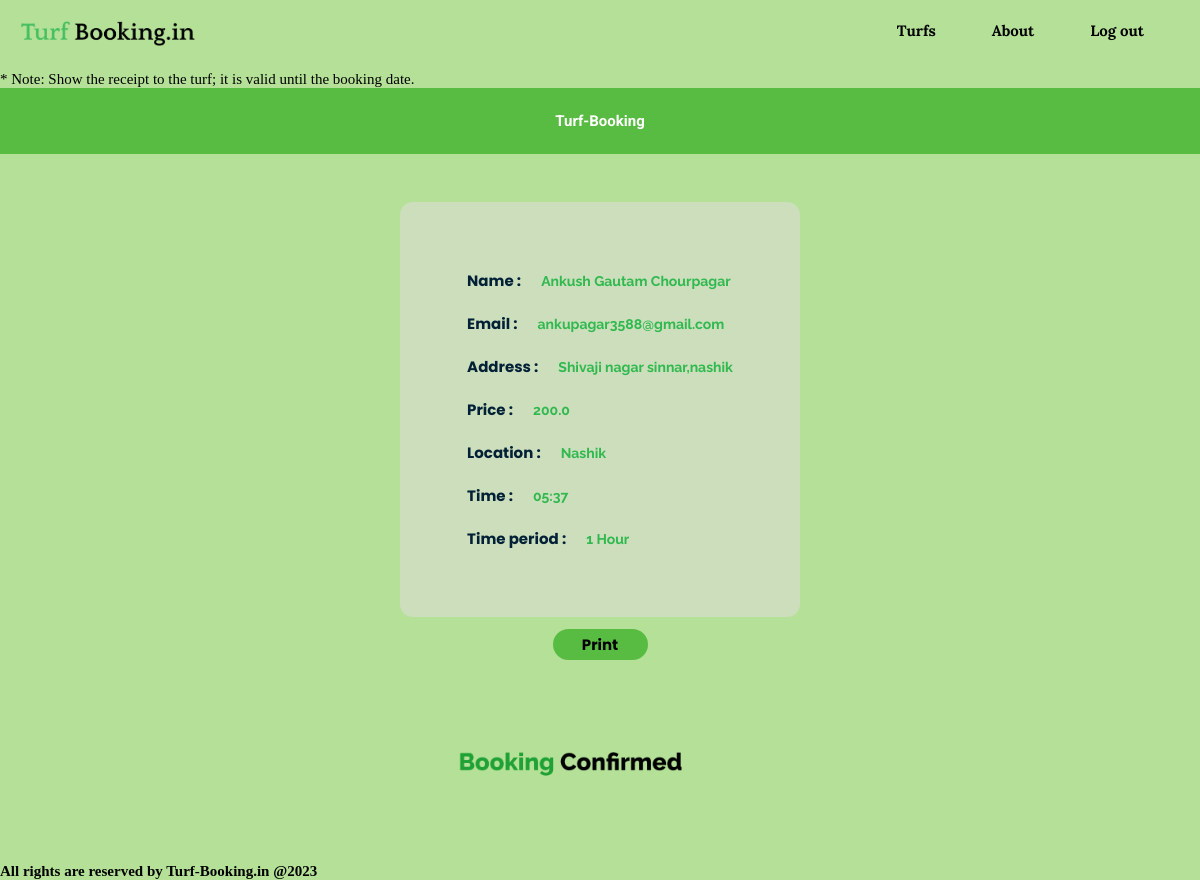
Screenshot of /reciept.php?param2=ankupagar3588@gmail.com (signed in) with the database file from the repository.
### tables this page shows
CREATE TABLE `register` (
  `username` varchar(50) NOT NULL,
  `email` varchar(50) NOT NULL,
  `curr_city` varchar(50) NOT NULL,
  `password` varchar(50) NOT NULL
);

CREATE TABLE `book_turf` (
  `email` varchar(100) NOT NULL,
  `address` varchar(50) NOT NULL,
  `time` varchar(50) NOT NULL,
  `tp` varchar(50) NOT NULL,
  `price` varchar(50) NOT NULL,
  `tname` varchar(50) NOT NULL,
  `date` date DEFAULT current_timestamp()
);

### reciept.php (the view, shortened to what this page needs)
<?php
include("connection.php");
$email = $address = $time = $tp = $username = $location = "";
$price = 0;
try {
    $email = $_GET["param2"];
    $stmt1 = $conn->prepare("SELECT address, price, time, tp FROM book_turf WHERE email = :email");
    $stmt1->bindParam(':email', $email);
    $stmt1->execute();
    if ($stmt1->rowCount() > 0) {
        $row1 = $stmt1->fetch(PDO::FETCH_ASSOC);
        $address = $row1["address"];
        $price = $row1["price"];
        $time = $row1["time"];
        $tp = $row1["tp"];
    }
    $stmt2 = $conn->prepare("SELECT username, curr_city FROM register WHERE email = :email");
    $stmt2->bindParam(':email', $email);
    $stmt2->execute();
    if ($stmt2->rowCount() > 0) {
        $row2 = $stmt2->fetch(PDO::FETCH_ASSOC);
        $username = $row2["username"];
        $location = $row2["curr_city"];
    }
} catch (PDOException $e) {
    echo "An error occurred: " . $e->getMessage();
}
?>
<!DOCTYPE html>
<html lang="en">
<head>
    <link rel="stylesheet" href="css/login.css">
    <link rel="stylesheet" href="css/regi.css">
    <link rel="stylesheet" href="css//reciept.css">
</head>
<body>
<div class="header">
    <div class="left_header">
        <img src="images/logo.png" alt="logo">
    </div>
    <div class="right_header">
        <div class="menu">
            <li><a href="Turfs.jsp">Turfs</a></li>
            <li><a href="about.html">About</a></li>
            <li><a href="log_out.jsp">Log out</a></li>
        </div>
    </div>
</div>
<marquee id="marq">* Note: Show the receipt to the turf; it is valid until the booking date.</marquee>
<div class="thead">
    <h1>Turf-Booking</h1>
</div>
<div class="reciept_contain">
    <div class="reciept">
        <div class="fline">
            <H1>Name : </H1>
            <p><?= $username ?></p>
        </div>
        <div class="fline">
            <h1>Email : </h1>
            <p><?= $email ?></p>
        </div>
        <div class="fline">
            <h1>Address : </h1>
            <p><?= $address ?></p>
        </div>
        <div class="fline">
            <h1>Price : </h1>
            <p><?= $price ?></p>
        </div>
        <div class="fline">
            <h1>Location : </h1>
            <p><?= $location ?></p>
        </div>
        <div class="fline">
            <h1>Time : </h1>
            <p><?= $time ?></p>
        </div>
        <div class="fline">
            <h1>Time period : </h1>
            <p><?= $tp ?></p>
        </div>
    </div>
</div>
<div class="butt">
    <button onclick="printPage()" id="printButton">Print</button>
</div>
<div class="bookc">
    <div class="boc">
        <img src="images/bookc.png" class="img1" alt="">
        <img src="imagesicon.gif" class="img2" alt="">
    </div>
</div>
<h4>All rights are reserved by Turf-Booking.in @2023</h4>
</body>
</html>

### css/regi.css (style rules this page uses)
* { margin: 0; padding: 0; box-sizing: border-box; font-size: 15px; }
body { background-color: #B4E197; }
.header { display: flex; width: 100%; padding: 21px; }
.header .left_header { width: 50%; }
.header .left_header img { width: 30%; }
.header .right_header { width:50%; display:flex; }
.header .right_header .menu { display: flex; position: absolute; right: 0px; padding-right: 56px; }
.header .right_header .menu li { list-style: none; padding-left: 56px; }
.header .right_header .menu li a { text-decoration: none; color: rgb(0, 0, 0); font-family: 'Lora'; font-size: 15px; font-weight: bold; }

### css/reciept.css (style rules this page uses)
.reciept_contain { display: flex; }
.reciept_contain .reciept { background: #dfdcd891; margin: auto; border-radius: 13px; margin-top: 48px; padding: 57px; }
.reciept_contain .reciept .fline { display: flex ; }
.reciept_contain .reciept .fline h1 { color:#022137; padding: 10px; font-size: 15px; font-family: poppins; font-weight: bold; }
p { font-family: 'Raleway', sans-serif; padding: 10px; font-size: 14px; color: #2fb94e; font-weight: bold; align-self: center; }
.butt { display: flex; margin: auto; justify-content: center; }
.butt button { border: none; background: #59bc42; border-radius: 19px; font-family: 'Poppins'; font-weight: bold; color: black; width: 95px; padding: 4px; margin-top: 12px; }
.bookc { display: flex; margin: auto; justify-content: center; margin:76px; }
.bookc .boc { display: flex; width: 500px; margin: auto; justify-content: center; }
.bookc .boc .img1 { width: 234px; }
.bookc .boc .img2 { width: 57px; }
.thead { color: white; text-align: center; font-size: x-large; font-family: 'Roboto'; }
.thead h1 { padding: 24px; background-color: #59bc42; }

### rows the page displays
register: username "Ankush Gautam Chourpagar", curr_city "Nashik"
book_turf: address "Shivaji nagar sinnar,nashik", price "200.0", time "05:37", tp "1 Hour"

### other values shown
$email "ankupagar3588@gmail.com"
